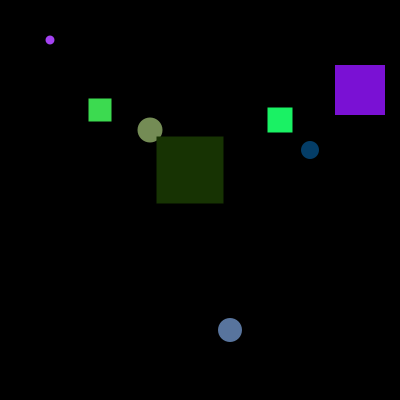
Frame 1 (no input)
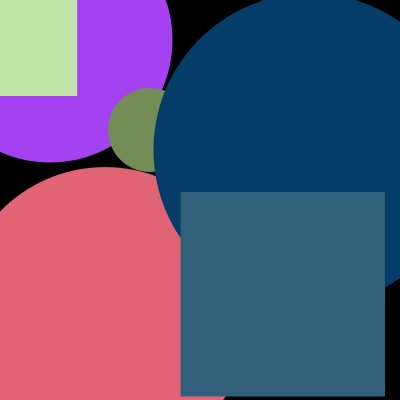
Frame 60 (the mouse pressed at the canvas centre just before this capture)
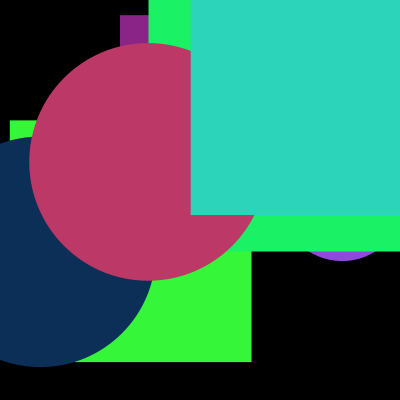
Frame 120 (the mouse held since frame 60 and released just before this capture)

The Processing sketch that drew these frames (run headless with seeded random() and noise(); from frame 60 on, the mouse is pressed at the canvas centre):

// Processing sketch: processing_138570
// ── processing_138570.pde

//copyright Irene Joung 2014
// ICE #12 
/*
  Problem:
   -  Parallel Arrays -- grow each figure's dimval by its deltaDimVal 
         until it is larger than the screen.
   -  When the dimValue is too big,  reset its dimVal to zero, and
   -  assign random valiues to the figure's colorVal, xVal, yVal 
        and deltaDimValue array elements.
   -  Figures with odd array indexes must be rectangles.
   -  Figures with even arra indexes must be circles.
 */

  // x coordinates for figures
float  [ ] xVals   = {  50, 100, 150, 190, 230, 280, 310, 360 };
  // y coordinates for figures
float  [ ] yVals   = {  40, 110, 130, 170, 330, 120, 150,  90 };
  // sizes or dimensions for figures
float  [ ] dimVals = {   5,  15,  24,  54,  13,  23,  13,  41 };
  // amounts added to the sizes or dimensions for each frame
float  [ ] deltaDimVals = { 4, 8, 1, 13, 11, 2, 5, 9 };
  // colors of figures
color  [ ] colorVals = { color( random(255), random(255), random(255) ),
                         color( random(255), random(255), random(255) ),
                         color( random(255), random(255), random(255) ),
                         color( random(255), random(255), random(255) ),
                         color( random(255), random(255), random(255) ),
                         color( random(255), random(255), random(255) ),
                         color( random(255), random(255), random(255) ),
                         color( random(255), random(255), random(255) )
                       };
                      


void setup( )
{
  size( 400, 400 );
  noStroke( );
  rectMode( CENTER );
  frameRate( 24 );
  smooth( );
}

void draw( )
{
   background( 0 );
   growFigures( );
   drawFigures( ); 
}

void growFigures( )
{
  for(int i=0; i < dimVals.length; i++)
  {
    if(i%2 == 0)
    {
      dimVals[i] += deltaDimVals[i];
    }
    if(i%2 == 1)
    {
      dimVals[i] += deltaDimVals[i];
    }
    if(dimVals[i] > width)
    {
      xVals[i] = random(width);
      yVals[i] = random(height);
      dimVals[i] = random(20,50);
      colorVals[i] = color(random(255),random(255),random(255)); 
    }
  }
}

void drawFigures()
{
  for (int i=0; i < xVals.length; i++)
  {
    fill(colorVals[i]);
    if (i%2 == 0)
    {
      ellipse(xVals[i],yVals[i],dimVals[i],dimVals[i]);
    }
    if (i%2 == 1)
    {
      rect(xVals[i],yVals[i],dimVals[i],dimVals[i]);
    }
  }
}
